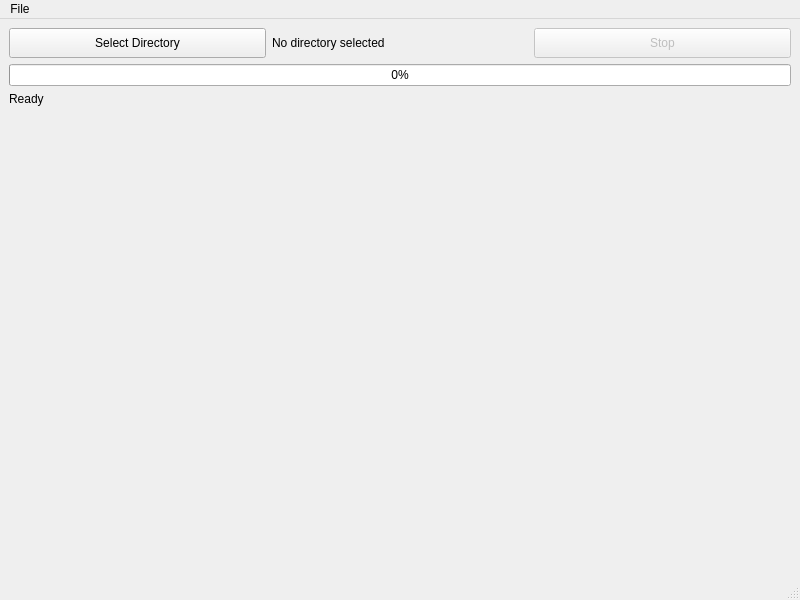
<?xml version="1.0" encoding="UTF-8"?>
<ui version="4.0">
 <class>TreeMapWindow</class>
 <widget class="QMainWindow" name="TreeMapWindow">
  <property name="geometry">
   <rect>
    <x>0</x>
    <y>0</y>
    <width>800</width>
    <height>600</height>
   </rect>
  </property>
  <property name="windowTitle">
   <string>Disk Space Analyzer</string>
  </property>
  <widget class="QWidget" name="centralwidget">
   <layout class="QVBoxLayout" name="verticalLayout">
    <item>
     <layout class="QHBoxLayout" name="horizontalLayout">
      <item>
       <widget class="QPushButton" name="btnSelectDirectory">
        <property name="minimumSize">
         <size>
          <width>120</width>
          <height>30</height>
         </size>
        </property>
        <property name="text">
         <string>Select Directory</string>
        </property>
       </widget>
      </item>
      <item>
       <widget class="QLabel" name="lblPath">
        <property name="text">
         <string>No directory selected</string>
        </property>
       </widget>
      </item>
      <item>
       <widget class="QPushButton" name="btnStop">
        <property name="enabled">
         <bool>false</bool>
        </property>
        <property name="minimumSize">
         <size>
          <width>80</width>
          <height>30</height>
         </size>
        </property>
        <property name="text">
         <string>Stop</string>
        </property>
       </widget>
      </item>
     </layout>
    </item>
    <item>
     <widget class="QProgressBar" name="progressBar">
      <property name="value">
       <number>0</number>
      </property>
     </widget>
    </item>
    <item>
     <widget class="QLabel" name="lblStatus">
      <property name="text">
       <string>Ready</string>
      </property>
     </widget>
    </item>
    <item>
     <widget class="QWidget" name="treeMapContainer" native="true">
      <property name="sizePolicy">
       <sizepolicy hsizetype="Expanding" vsizetype="Expanding">
        <horstretch>0</horstretch>
        <verstretch>0</verstretch>
       </sizepolicy>
      </property>
     </widget>
    </item>
   </layout>
  </widget>
  <widget class="QStatusBar" name="statusbar"/>
  <widget class="QMenuBar" name="menuBar">
   <property name="geometry">
    <rect>
     <x>0</x>
     <y>0</y>
     <width>800</width>
     <height>21</height>
    </rect>
   </property>
   <widget class="QMenu" name="menuFile">
    <property name="title">
     <string>File</string>
    </property>
    <addaction name="actionExit"/>
   </widget>
   <addaction name="menuFile"/>
  </widget>
  <action name="actionExit">
   <property name="text">
    <string>Exit</string>
   </property>
   <property name="shortcut">
    <string>Alt+F4</string>
   </property>
  </action>
 </widget>
 <resources/>
 <connections/>
</ui>
